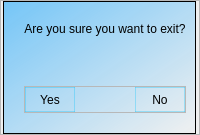
               <widget class="QFrame" name="exit_container">
                <property name="sizePolicy">
                 <sizepolicy hsizetype="Preferred" vsizetype="Expanding">
                  <horstretch>0</horstretch>
                  <verstretch>0</verstretch>
                 </sizepolicy>
                </property>
                <property name="maximumSize">
                 <size>
                  <width>16777215</width>
                  <height>0</height>
                 </size>
                </property>
                <property name="frameShape">
                 <enum>QFrame::StyledPanel</enum>
                </property>
                <property name="frameShadow">
                 <enum>QFrame::Raised</enum>
                </property>
                <layout class="QVBoxLayout" name="verticalLayout_10">
                 <property name="spacing">
                  <number>0</number>
                 </property>
                 <property name="leftMargin">
                  <number>0</number>
                 </property>
                 <property name="topMargin">
                  <number>0</number>
                 </property>
                 <property name="rightMargin">
                  <number>0</number>
                 </property>
                 <property name="bottomMargin">
                  <number>0</number>
                 </property>
                 <item alignment="Qt::AlignHCenter|Qt::AlignVCenter">
                  <widget class="QFrame" name="frame_24">
                   <property name="styleSheet">
                    <string notr="true">#frame_24{background-color:qlineargradient(spread:pad, x1:0, y1:0, x2:1, y2:1, stop:0 rgba(0, 158, 255, 131), stop:1 rgba(255, 255, 255, 19))}</string>
                   </property>
                   <property name="frameShape">
                    <enum>QFrame::StyledPanel</enum>
                   </property>
                   <property name="frameShadow">
                    <enum>QFrame::Raised</enum>
                   </property>
                   <layout class="QVBoxLayout" name="verticalLayout_11">
                    <property name="spacing">
                     <number>50</number>
                    </property>
                    <property name="leftMargin">
                     <number>20</number>
                    </property>
                    <property name="topMargin">
                     <number>20</number>
                    </property>
                    <property name="bottomMargin">
                     <number>20</number>
                    </property>
                    <item>
                     <widget class="QLabel" name="label_6">
                      <property name="text">
                       <string>Are you sure you want to exit?</string>
                      </property>
                      <property name="alignment">
                       <set>Qt::AlignCenter</set>
                      </property>
                     </widget>
                    </item>
                    <item>
                     <widget class="QFrame" name="frame_25">
                      <property name="frameShape">
                       <enum>QFrame::StyledPanel</enum>
                      </property>
                      <property name="frameShadow">
                       <enum>QFrame::Raised</enum>
                      </property>
                      <layout class="QHBoxLayout" name="horizontalLayout_15">
                       <property name="spacing">
                        <number>0</number>
                       </property>
                       <property name="leftMargin">
                        <number>0</number>
                       </property>
                       <property name="topMargin">
                        <number>0</number>
                       </property>
                       <property name="rightMargin">
                        <number>0</number>
                       </property>
                       <property name="bottomMargin">
                        <number>0</number>
                       </property>
                       <item alignment="Qt::AlignLeft">
                        <widget class="QPushButton" name="pushButton_13">
                         <property name="minimumSize">
                          <size>
                           <width>50</width>
                           <height>25</height>
                          </size>
                         </property>
                         <property name="maximumSize">
                          <size>
                           <width>50</width>
                           <height>25</height>
                          </size>
                         </property>
                         <property name="styleSheet">
                          <string notr="true">QPushButton:hover
{background-color: rgb(6, 194, 252, 50);

}

#pushButton_13  {border: 1px solid  rgb(6, 194, 252, 80)}</string>
                         </property>
                         <property name="text">
                          <string>Yes</string>
                         </property>
                        </widget>
                       </item>
                       <item alignment="Qt::AlignRight">
                        <widget class="QPushButton" name="pushButton_12">
                         <property name="minimumSize">
                          <size>
                           <width>50</width>
                           <height>25</height>
                          </size>
                         </property>
                         <property name="styleSheet">
                          <string notr="true">QPushButton:hover
{background-color: rgb(6, 194, 252, 50);

}

#pushButton_12  {border: 1px solid  rgb(6, 194, 252, 80)}</string>
                         </property>
                         <property name="text">
                          <string>No</string>
                         </property>
                        </widget>
                       </item>
                      </layout>
                     </widget>
                    </item>
                   </layout>
                  </widget>
                 </item>
                </layout>
               </widget>
